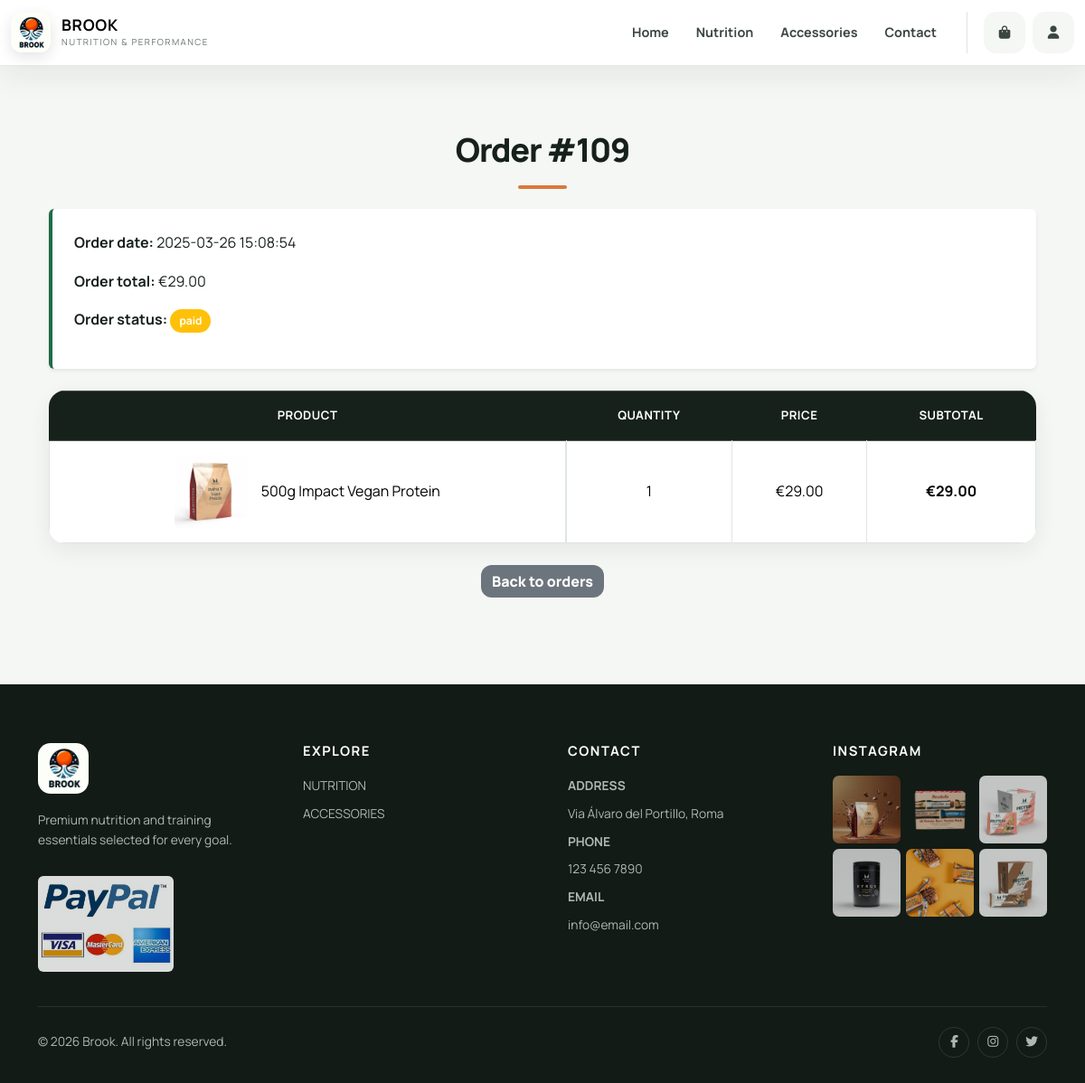
Page /order_details.php?order_id=109 (signed in) on the committed database.
### tables this page shows
CREATE TABLE IF NOT EXISTS `orders` (
  `order_id` int NOT NULL AUTO_INCREMENT,
  `order_cost` decimal(6,2) NOT NULL,
  `order_status` varchar(100) NOT NULL DEFAULT 'on_hold',
  `user_id` int NOT NULL,
  `user_phone` varchar(255) NOT NULL,
  `user_city` varchar(255) NOT NULL,
  `user_address` varchar(255) NOT NULL,
  `order_date` datetime NOT NULL DEFAULT CURRENT_TIMESTAMP,
  PRIMARY KEY (`order_id`),
  KEY `idx_orders_user_id` (`user_id`)
);

CREATE TABLE IF NOT EXISTS `order_items` (
  `item_id` int NOT NULL AUTO_INCREMENT,
  `order_id` int NOT NULL,
  `product_id` int NOT NULL,
  `product_quantity` int NOT NULL,
  PRIMARY KEY (`item_id`),
  KEY `idx_order_items_order_id` (`order_id`),
  KEY `idx_order_items_product_id` (`product_id`)
);

CREATE TABLE IF NOT EXISTS `products` (
  `product_id` int NOT NULL AUTO_INCREMENT,
  `product_name` varchar(100) NOT NULL,
  `product_category` varchar(100) NOT NULL,
  `product_description` varchar(255) NOT NULL,
  `product_image` varchar(255) NOT NULL,
  `product_price` decimal(6,2) NOT NULL,
  `vegan` tinyint(1) DEFAULT NULL,
  PRIMARY KEY (`product_id`)
);

### includes/helpers.php (called while the page is built, shortened)
<?php
function product_image_path($image)
{
    $image = basename(trim((string) $image));
    $imageDirectory = __DIR__ . '/../assets/imgs/';
    if ($image !== '' && is_file($imageDirectory . $image)) {
        return $image;
    }
    return 'void.png';
}

### order_details.php (the view, shortened to what this page needs)
<?php
include('server/connection.php');
$order_id = intval($_GET['order_id']);
$user_id = $_SESSION['user_id'];
$stmt = $conn->prepare("SELECT * FROM orders WHERE order_id = ? AND user_id = ?");
$stmt->bind_param("ii", $order_id, $user_id);
$stmt->execute();
$order_details = $stmt->get_result()->fetch_assoc();
$stmt = $conn->prepare("
    SELECT
        oi.product_id,
        oi.product_quantity,
        p.product_name,
        p.product_image,
        p.product_price,
        (oi.product_quantity * p.product_price) AS subtotal
    FROM order_items oi
    JOIN products p ON oi.product_id = p.product_id
    WHERE oi.order_id = ?
");
$stmt->bind_param("i", $order_id);
$stmt->execute();
$order_items = $stmt->get_result();
$order_total_price = 0;
$order_items_array = [];
while ($row = $order_items->fetch_assoc()) {
    $order_total_price += $row['subtotal'];
    $order_items_array[] = $row;
}
?>
<?php include('layouts/header.php'); ?>
<section class="container my-5 py-5">
    <div class="container">
        <h2 class="text-center">Order #<?php echo htmlspecialchars($order_details['order_id']); ?></h2>
        <hr>
        <div class="order-summary mb-4 p-4 border rounded shadow-sm">
            <p><strong>Order date:</strong> <?php echo htmlspecialchars($order_details['order_date']); ?></p>
            <p><strong>Order total:</strong> €<?php echo number_format($order_total_price, 2); ?></p>
            <p><strong>Order status:</strong>
                <span class="badge bg-<?php echo ($order_details['order_status'] == 'Completed') ? 'success' : 'warning'; ?>">
                    <?php echo htmlspecialchars($order_details['order_status']); ?>
                </span>
            </p>
        </div>
        <div class="table-responsive">
            <table class="table table-bordered text-center">
                <thead class="table-dark">
                    <tr>
                        <th>Product</th>
                        <th>Quantity</th>
                        <th>Price</th>
                        <th>Subtotal</th>
                    </tr>
                </thead>
                <tbody>
                    <?php foreach ($order_items_array as $item) { ?>
                        <tr>
                            <td class="d-flex align-items-center justify-content-center">
                                <img src="assets/imgs/<?php echo product_image_path($item['product_image']); ?>" width="80" height="80" class="me-3 rounded">
                                <p class="mb-0"><?php echo htmlspecialchars($item['product_name']); ?></p>
                            </td>
                            <td><?php echo htmlspecialchars($item['product_quantity']); ?></td>
                            <td>€<?php echo number_format($item['product_price'], 2); ?></td>
                            <td class="fw-bold">€<?php echo number_format($item['subtotal'], 2); ?></td>
                        </tr>
                    <?php } ?>
                </tbody>
            </table>
        </div>
        <div class="text-center mt-4">
            <a href="account.php#orders" class="btn btn-secondary">Back to orders</a>
        </div>
    </div>
</section>
<?php include('layouts/footer.php'); ?>

### assets/css/style.css (style rules this page uses)
:root { --ink: #17211b; --muted: #68736c; --green: #1f6b48; --green-dark: #164d35; --green-soft: #eaf3ed; --accent: #d9783d; --accent-dark: #bd5f2c; --surface: #ffffff; --canvas: #f5f7f4; --line: #dfe6e1; --shadow-sm: 0 8px 24px rgba(23, 33, 27, .07); --shadow-lg: 0 22px 55px rgba(23, 33, 27, .13); --radius: 18px; }
* { margin: 0; padding: 0; box-sizing: border-box; }
html { scroll-behavior: smooth; }
body { font-family: 'Manrope', sans-serif; background: var(--canvas); color: var(--ink); line-height: 1.65; -webkit-font-smoothing: antialiased; }
body > section:not(#home):first-of-type { padding-top: 96px !important; }
h1, h2, h3, h4, h5, h6 { color: var(--ink); line-height: 1.2; }
h2 { font-size: clamp(1.8rem, 3vw, 2.7rem); font-weight: 800; letter-spacing: -.035em; }
a { color: inherit; }
hr { width: 54px; height: 4px; margin: 18px auto 22px; border: 0; border-radius: 20px; background: var(--accent); opacity: 1; }
button, .btn, .buy-btn, #details_btn, .btn-orange { border: 0; border-radius: 12px; font-family: inherit; font-weight: 800; text-decoration: none; transition: transform .2s ease, background .2s ease, box-shadow .2s ease; }
.cart table, .orders table, .order-summary, .table-responsive { overflow: hidden; border: 0 !important; border-radius: var(--radius); background: white; box-shadow: var(--shadow-sm); }
.cart th, .table thead th { padding: 16px 18px; border: 0; background: var(--ink) !important; color: white; font-size: .82rem; letter-spacing: .04em; text-transform: uppercase; }
.table { margin-bottom: 0; }
.table td { padding: 16px; border-color: var(--line); vertical-align: middle; }
.badge { padding: 7px 10px; border-radius: 20px; }
.order-summary { border-left: 4px solid var(--green) !important; }

### rows in the picture
orders: order_id "109", order_date "2025-03-26 15:08:54", order_status "paid"
order_items: product.product_image (picture), product.product_name "500g Impact Vegan Protein", product_quantity "1", product.product_price "29.00", subtotal "29.00"

### other values in the picture
$order_total_price "29.00"
